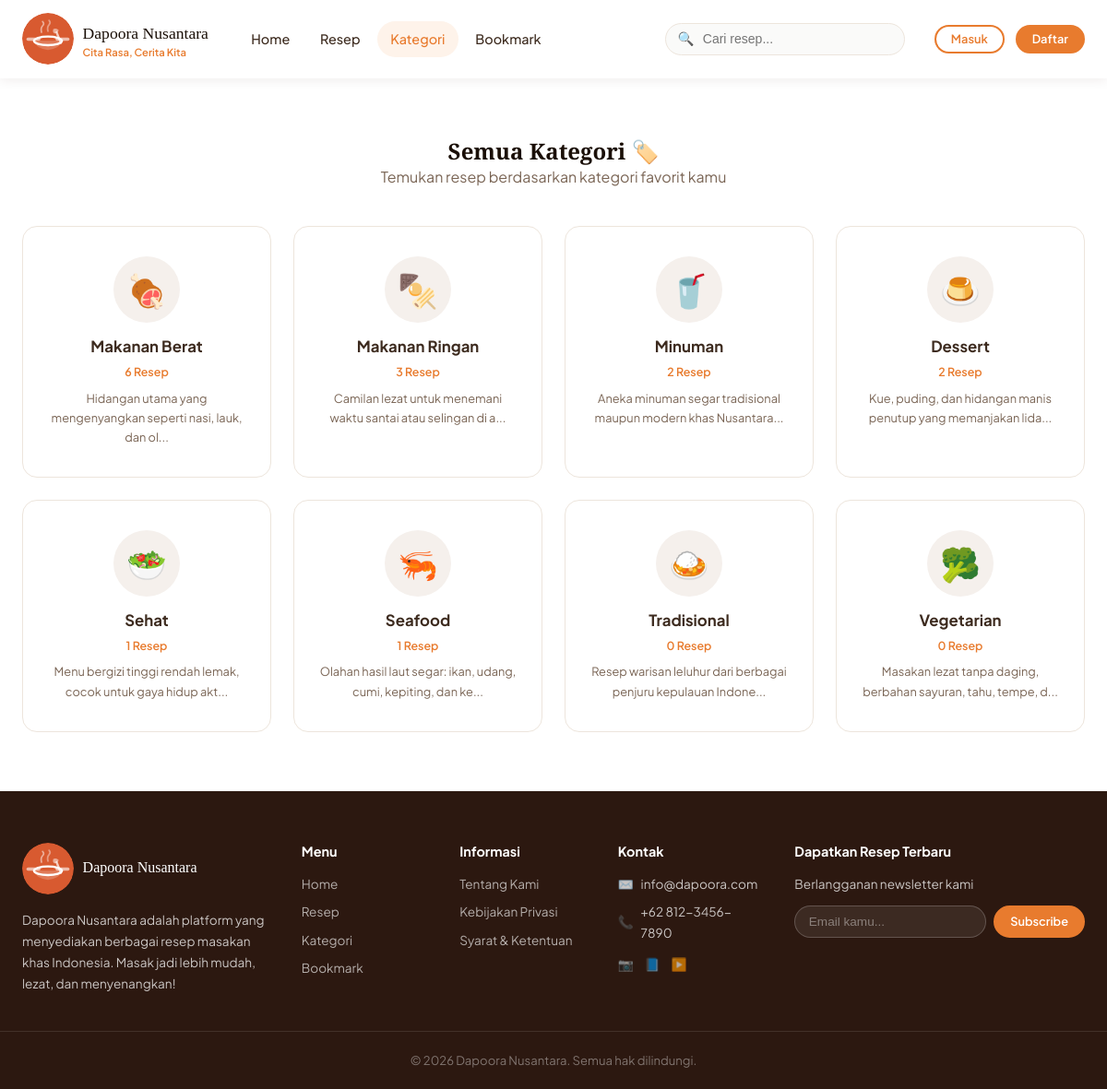
The app's page /pages/kategori.php with its own data.
### tables this page shows
CREATE TABLE categories (
    id            INT UNSIGNED    NOT NULL AUTO_INCREMENT,
    nama          VARCHAR(100)    NOT NULL,
    slug          VARCHAR(120)    NOT NULL,
    icon          VARCHAR(255)        NULL DEFAULT NULL,
    deskripsi     TEXT                NULL DEFAULT NULL,
    created_at    DATETIME        NOT NULL DEFAULT CURRENT_TIMESTAMP,

    PRIMARY KEY (id),
    UNIQUE  KEY uq_categories_slug (slug),
    INDEX   idx_categories_nama    (nama)
);

### config/helpers.php (called while the page is built, shortened)
<?php
function sanitize(mixed $input): mixed
{
    return htmlspecialchars(strip_tags(trim((string)$input)), ENT_QUOTES, 'UTF-8');
}
function truncateText(string $text, int $length = 100): string
{
    $text = strip_tags($text);
    return mb_substr($text, 0, $length) . '...';
}

### pages/kategori.php (the view, shortened to what this page needs)
<?php
require_once __DIR__ . '/../config/helpers.php';
$db = getDB();
$cats = $db->query("
    SELECT c.*, COUNT(r.id) AS total_resep
    FROM categories c LEFT JOIN recipes r ON r.category_id=c.id AND r.status='publish'
    GROUP BY c.id ORDER BY total_resep DESC
")->fetchAll();
$catIcons = ['makanan-berat'=>'🍖','makanan-ringan'=>'🍢','minuman'=>'🥤','dessert'=>'🍮','tradisional'=>'🍛','sehat'=>'🥗','seafood'=>'🦐','vegetarian'=>'🥦'];
include __DIR__ . '/../includes/header.php';
?>
<section class="section">
  <div class="container">
    <div class="section-header">
      <h1>Semua Kategori 🏷️</h1>
      <p>Temukan resep berdasarkan kategori favorit kamu</p>
    </div>
    <div class="grid-4">
      <?php foreach ($cats as $cat): ?>
        <a href="<?= BASE_URL ?>/pages/resep.php?kategori=<?= urlencode($cat['slug']) ?>" class="cat-card" style="padding:2rem 1.5rem">
          <div class="cat-icon" style="width:72px;height:72px;font-size:2.2rem">
            <?= $catIcons[$cat['slug']] ?? '🍽️' ?>
          </div>
          <div class="cat-name" style="font-size:1.05rem"><?= sanitize($cat['nama']) ?></div>
          <div class="cat-count"><?= $cat['total_resep'] ?> Resep</div>
          <?php if ($cat['deskripsi']): ?>
            <p style="font-size:.8rem;color:var(--text-muted);text-align:center;margin-top:.5rem">
              <?= truncateText($cat['deskripsi'], 60) ?>
            </p>
          <?php endif; ?>
        </a>
      <?php endforeach; ?>
    </div>
  </div>
</section>
<?php include __DIR__ . '/../includes/footer.php'; ?>

### assets/css/style.css (style rules this page uses)
:root { --primary: #e87b2e; --primary-dark: #c5621a; --primary-light: #f5a667; --primary-pale: #fef3ea; --dark: #1a0f07; --dark-2: #2c1810; --text: #3d2b1f; --text-muted: #7a6555; --white: #ffffff; --gray-50: #fafaf9; --gray-100: #f5f0ec; --gray-200: #ede5dc; --gray-300: #d6c9bb; --gray-400: #b8a898; --success: #2d8a4e; --warning: #d4900a; --danger: #c0392b; --info: #2471a3; --shadow-sm: 0 1px 3px rgba(60, 30, 10, 0.08); --shadow-md: 0 4px 16px rgba(60, 30, 10, 0.12); --shadow-lg: 0 8px 32px rgba(60, 30, 10, 0.16); --shadow-xl: 0 16px 48px rgba(60, 30, 10, 0.2); --radius-sm: 6px; --radius: 10px; --radius-lg: 16px; --radius-xl: 24px; --radius-full: 9999px; --transition: 0.22s ease; --font-main: "Plus Jakarta Sans", "Segoe UI", sans-serif; --font-display: "Playfair Display", Georgia, serif; }
*, *::before, *::after { box-sizing: border-box; margin: 0; padding: 0; }
html { scroll-behavior: smooth; font-size: 16px; }
body { font-family: var(--font-main); color: var(--text); background: var(--white); line-height: 1.65; -webkit-font-smoothing: antialiased; }
a { color: var(--primary); text-decoration: none; transition: color var(--transition); }
h1, h2, h3, h4, h5, h6 { font-family: var(--font-display); color: var(--dark); line-height: 1.25; }
.container { max-width: 1200px; margin: 0 auto; padding: 0 1.5rem; }
.section { padding: 4rem 0; }
.grid-4 { display: grid; grid-template-columns: repeat(4, 1fr); gap: 1.5rem; }
.section-header { text-align: center; margin-bottom: 2.5rem; }
.section-header p { color: var(--text-muted); }
.cat-card { display: flex; flex-direction: column; align-items: center; padding: 1.5rem 1rem; background: var(--white); border: 1.5px solid var(--gray-200); border-radius: var(--radius-lg); cursor: pointer; transition: all var(--transition); text-decoration: none; color: var(--text); }
.cat-icon { width: 60px; height: 60px; border-radius: 50%; background: var(--gray-100); display: flex; align-items: center; justify-content: center; font-size: 1.8rem; margin-bottom: 0.75rem; transition: background var(--transition); }
.cat-name { font-weight: 700; font-size: 0.9rem; margin-bottom: 0.2rem; }
.cat-count { font-size: 0.78rem; color: var(--primary); font-weight: 600; }

### records on screen
categories: slug "🍖", nama "Makanan Berat", total_resep "6", deskripsi "Hidangan utama yang mengenyangkan seperti nasi, lauk, dan ol..."
categories: slug "🍢", nama "Makanan Ringan", total_resep "3", deskripsi "Camilan lezat untuk menemani waktu santai atau selingan di a..."
categories: slug "🥤", nama "Minuman", total_resep "2", deskripsi "Aneka minuman segar tradisional maupun modern khas Nusantara..."
categories: slug "🍮", nama "Dessert", total_resep "2", deskripsi "Kue, puding, dan hidangan manis penutup yang memanjakan lida..."
categories: slug "🥗", nama "Sehat", total_resep "1", deskripsi "Menu bergizi tinggi rendah lemak, cocok untuk gaya hidup akt..."
categories: slug "🦐", nama "Seafood", total_resep "1", deskripsi "Olahan hasil laut segar: ikan, udang, cumi, kepiting, dan ke..."
categories: slug "🍛", nama "Tradisional", total_resep "0", deskripsi "Resep warisan leluhur dari berbagai penjuru kepulauan Indone..."
categories: slug "🥦", nama "Vegetarian", total_resep "0", deskripsi "Masakan lezat tanpa daging, berbahan sayuran, tahu, tempe, d..."

### other values on screen
SITE_NAME "Dapoora Nusantara"
